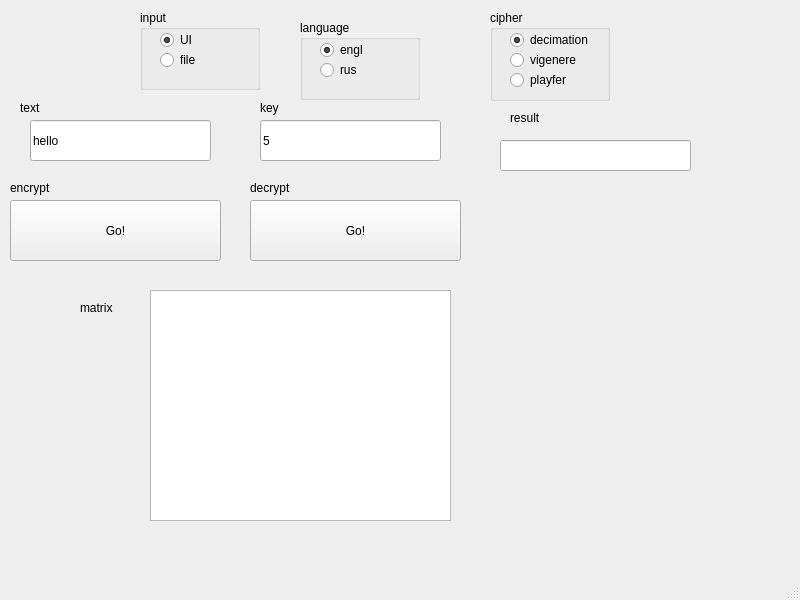
<?xml version="1.0" encoding="UTF-8"?>
<ui version="4.0">
 <class>MainWindow</class>
 <widget class="QMainWindow" name="MainWindow">
  <property name="geometry">
   <rect>
    <x>0</x>
    <y>0</y>
    <width>800</width>
    <height>600</height>
   </rect>
  </property>
  <property name="windowTitle">
   <string>MainWindow</string>
  </property>
  <widget class="QWidget" name="centralwidget">
   <widget class="QPushButton" name="pushButton">
    <property name="geometry">
     <rect>
      <x>10</x>
      <y>200</y>
      <width>211</width>
      <height>61</height>
     </rect>
    </property>
    <property name="text">
     <string>Go!</string>
    </property>
   </widget>
   <widget class="QGroupBox" name="language">
    <property name="geometry">
     <rect>
      <x>300</x>
      <y>20</y>
      <width>120</width>
      <height>80</height>
     </rect>
    </property>
    <property name="title">
     <string>language</string>
    </property>
    <widget class="QRadioButton" name="engl">
     <property name="geometry">
      <rect>
       <x>20</x>
       <y>20</y>
       <width>89</width>
       <height>20</height>
      </rect>
     </property>
     <property name="text">
      <string>engl</string>
     </property>
     <property name="checked">
      <bool>true</bool>
     </property>
    </widget>
    <widget class="QRadioButton" name="rus">
     <property name="geometry">
      <rect>
       <x>20</x>
       <y>40</y>
       <width>89</width>
       <height>20</height>
      </rect>
     </property>
     <property name="text">
      <string>rus</string>
     </property>
     <property name="checked">
      <bool>false</bool>
     </property>
    </widget>
   </widget>
   <widget class="QGroupBox" name="input">
    <property name="geometry">
     <rect>
      <x>140</x>
      <y>10</y>
      <width>120</width>
      <height>80</height>
     </rect>
    </property>
    <property name="title">
     <string>input</string>
    </property>
    <widget class="QRadioButton" name="UIinput">
     <property name="geometry">
      <rect>
       <x>20</x>
       <y>20</y>
       <width>89</width>
       <height>20</height>
      </rect>
     </property>
     <property name="text">
      <string>UI</string>
     </property>
     <property name="checked">
      <bool>true</bool>
     </property>
    </widget>
    <widget class="QRadioButton" name="fileinput">
     <property name="geometry">
      <rect>
       <x>20</x>
       <y>40</y>
       <width>89</width>
       <height>20</height>
      </rect>
     </property>
     <property name="text">
      <string>file</string>
     </property>
     <property name="checked">
      <bool>false</bool>
     </property>
    </widget>
   </widget>
   <widget class="QLineEdit" name="text">
    <property name="geometry">
     <rect>
      <x>30</x>
      <y>120</y>
      <width>181</width>
      <height>41</height>
     </rect>
    </property>
    <property name="text">
     <string>hello</string>
    </property>
   </widget>
   <widget class="QLineEdit" name="key">
    <property name="geometry">
     <rect>
      <x>260</x>
      <y>120</y>
      <width>181</width>
      <height>41</height>
     </rect>
    </property>
    <property name="text">
     <string>5</string>
    </property>
   </widget>
   <widget class="QLabel" name="label">
    <property name="geometry">
     <rect>
      <x>20</x>
      <y>100</y>
      <width>49</width>
      <height>16</height>
     </rect>
    </property>
    <property name="text">
     <string>text</string>
    </property>
   </widget>
   <widget class="QLabel" name="label_2">
    <property name="geometry">
     <rect>
      <x>260</x>
      <y>100</y>
      <width>49</width>
      <height>16</height>
     </rect>
    </property>
    <property name="text">
     <string>key</string>
    </property>
   </widget>
   <widget class="QGroupBox" name="cipher">
    <property name="geometry">
     <rect>
      <x>490</x>
      <y>10</y>
      <width>120</width>
      <height>91</height>
     </rect>
    </property>
    <property name="title">
     <string>cipher</string>
    </property>
    <widget class="QRadioButton" name="decimation">
     <property name="geometry">
      <rect>
       <x>20</x>
       <y>20</y>
       <width>89</width>
       <height>20</height>
      </rect>
     </property>
     <property name="text">
      <string>decimation</string>
     </property>
     <property name="checked">
      <bool>true</bool>
     </property>
    </widget>
    <widget class="QRadioButton" name="vigenere">
     <property name="geometry">
      <rect>
       <x>20</x>
       <y>40</y>
       <width>89</width>
       <height>20</height>
      </rect>
     </property>
     <property name="text">
      <string>vigenere</string>
     </property>
     <property name="checked">
      <bool>false</bool>
     </property>
    </widget>
    <widget class="QRadioButton" name="playfer">
     <property name="geometry">
      <rect>
       <x>20</x>
       <y>60</y>
       <width>89</width>
       <height>20</height>
      </rect>
     </property>
     <property name="text">
      <string>playfer</string>
     </property>
    </widget>
   </widget>
   <widget class="QPushButton" name="decrypt">
    <property name="geometry">
     <rect>
      <x>250</x>
      <y>200</y>
      <width>211</width>
      <height>61</height>
     </rect>
    </property>
    <property name="text">
     <string>Go!</string>
    </property>
   </widget>
   <widget class="QLabel" name="label_3">
    <property name="geometry">
     <rect>
      <x>10</x>
      <y>180</y>
      <width>49</width>
      <height>16</height>
     </rect>
    </property>
    <property name="text">
     <string>encrypt</string>
    </property>
   </widget>
   <widget class="QLabel" name="label_4">
    <property name="geometry">
     <rect>
      <x>250</x>
      <y>180</y>
      <width>49</width>
      <height>16</height>
     </rect>
    </property>
    <property name="text">
     <string>decrypt</string>
    </property>
   </widget>
   <widget class="QTextEdit" name="textEdit">
    <property name="geometry">
     <rect>
      <x>150</x>
      <y>290</y>
      <width>301</width>
      <height>231</height>
     </rect>
    </property>
   </widget>
   <widget class="QLabel" name="label_5">
    <property name="geometry">
     <rect>
      <x>80</x>
      <y>300</y>
      <width>49</width>
      <height>16</height>
     </rect>
    </property>
    <property name="text">
     <string>matrix</string>
    </property>
   </widget>
   <widget class="QLineEdit" name="result">
    <property name="geometry">
     <rect>
      <x>500</x>
      <y>140</y>
      <width>191</width>
      <height>31</height>
     </rect>
    </property>
   </widget>
   <widget class="QLabel" name="label_6">
    <property name="geometry">
     <rect>
      <x>510</x>
      <y>110</y>
      <width>49</width>
      <height>16</height>
     </rect>
    </property>
    <property name="text">
     <string>result</string>
    </property>
   </widget>
  </widget>
  <widget class="QMenuBar" name="menubar">
   <property name="geometry">
    <rect>
     <x>0</x>
     <y>0</y>
     <width>800</width>
     <height>22</height>
    </rect>
   </property>
  </widget>
  <widget class="QStatusBar" name="statusbar"/>
 </widget>
 <resources/>
 <connections/>
</ui>
